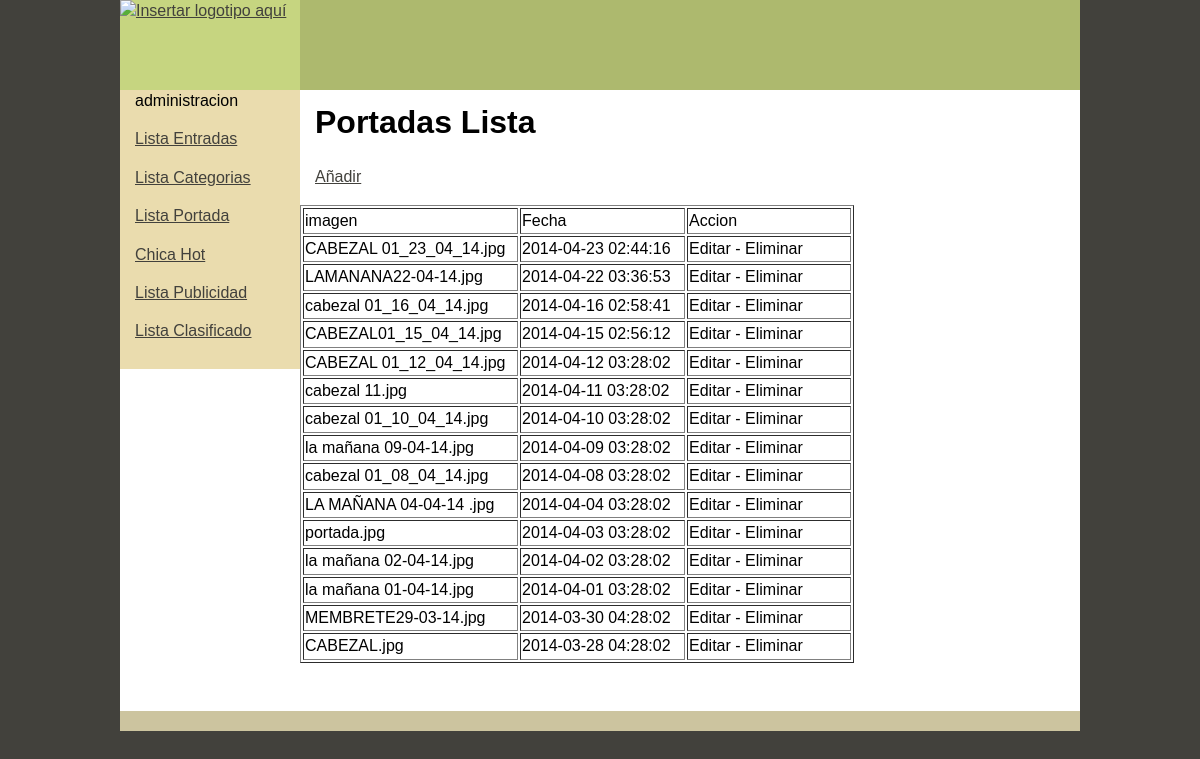
Screenshot of /admin/Portadas_Lista.php with the database file from the repository.
### tables this page shows
CREATE TABLE IF NOT EXISTS `tblportadas` (
  `idPortada` int(10) unsigned NOT NULL AUTO_INCREMENT,
  `strPortadas` varchar(255) NOT NULL,
  `fecha` timestamp NOT NULL DEFAULT CURRENT_TIMESTAMP ON UPDATE CURRENT_TIMESTAMP,
  PRIMARY KEY (`idPortada`),
  UNIQUE KEY `idPortada` (`idPortada`)
);

### admin/Portadas_Lista.php (the view, shortened to what this page needs)
<?php require_once('../Connections/mysql_noticias.php'); ?>
<?php
$maxRows_Recordset1 = 15;
$pageNum_Recordset1 = 0;
$startRow_Recordset1 = $pageNum_Recordset1 * $maxRows_Recordset1;
$query_Recordset1 = "SELECT * FROM tblportadas ORDER BY tblportadas.fecha DESC";
$query_limit_Recordset1 = sprintf("%s LIMIT %d, %d", $query_Recordset1, $startRow_Recordset1, $maxRows_Recordset1);
$Recordset1 = mysql_query($query_limit_Recordset1, $mysql_noticias) or die(mysql_error());
$row_Recordset1 = mysql_fetch_assoc($Recordset1);
?>
<!doctype html>
<html>
<head>
</head>
<body>
<div class="container">
  <div class="header"><a href="#"><img src="" alt="Insertar logotipo aquí" name="Insert_logo" width="180" height="90" id="Insert_logo" style="background-color: #C6D580; display:block;" /></a>
    </div>
  <div class="sidebar1"> <?php include("../includes/cabeceraadmin.php"); ?> </div>
  <div class="content">
    <h1>Portadas Lista</h1>
    <p><a href="Portada_add.php">Añadir</a></p>
    <table width="554" border="1">
      <tr>
        <td width="211">imagen</td>
        <td width="161">Fecha</td>
        <td width="160">Accion</td>
      </tr>
     <?php do { ?> <tr>
        <td>
            <?php echo $row_Recordset1['strPortadas']; ?>
           </td>
        <td><?php echo $row_Recordset1['fecha']; ?></td>
        <td>Editar - Eliminar</td>
      </tr> <?php } while ($row_Recordset1 = mysql_fetch_assoc($Recordset1)); ?>
    </table>
    <p>&nbsp;</p>
  </div>
  <div class="footer">
  </div>
  </div>
</body>
</html>

### admin/Portadas_Lista.php (style rules this page uses)
h1, h2, h3, h4, h5, h6, p { margin-top: 0; padding-right: 15px; padding-left: 15px; }
a img { border: none; }
a:link { color: #42413C; text-decoration: underline; }
.container { width: 960px; background-color: #FFF; margin: 0 auto; }
.header { background-color: #ADB96E; }
.sidebar1 { float: left; width: 180px; background-color: #EADCAE; padding-bottom: 10px; }
.content { padding: 10px 0; width: 780px; float: left; }
.footer { padding: 10px 0; background-color: #CCC49F; position: relative; clear: both; }

### rows the page displays
tblportadas: strPortadas "CABEZAL 01_23_04_14.jpg", fecha "2014-04-23 02:44:16"
tblportadas: strPortadas "LAMANANA22-04-14.jpg", fecha "2014-04-22 03:36:53"
tblportadas: strPortadas "cabezal 01_16_04_14.jpg", fecha "2014-04-16 02:58:41"
tblportadas: strPortadas "CABEZAL01_15_04_14.jpg", fecha "2014-04-15 02:56:12"
tblportadas: strPortadas "CABEZAL 01_12_04_14.jpg", fecha "2014-04-12 03:28:02"
tblportadas: strPortadas "cabezal 11.jpg", fecha "2014-04-11 03:28:02"
tblportadas: strPortadas "cabezal 01_10_04_14.jpg", fecha "2014-04-10 03:28:02"
tblportadas: strPortadas "la mañana 09-04-14.jpg", fecha "2014-04-09 03:28:02"
tblportadas: strPortadas "cabezal 01_08_04_14.jpg", fecha "2014-04-08 03:28:02"
tblportadas: strPortadas "LA MAÑANA 04-04-14 .jpg", fecha "2014-04-04 03:28:02"
tblportadas: strPortadas "portada.jpg", fecha "2014-04-03 03:28:02"
tblportadas: strPortadas "la mañana 02-04-14.jpg", fecha "2014-04-02 03:28:02"
tblportadas: strPortadas "la mañana 01-04-14.jpg", fecha "2014-04-01 03:28:02"
tblportadas: strPortadas "MEMBRETE29-03-14.jpg", fecha "2014-03-30 04:28:02"
tblportadas: strPortadas "CABEZAL.jpg", fecha "2014-03-28 04:28:02"
